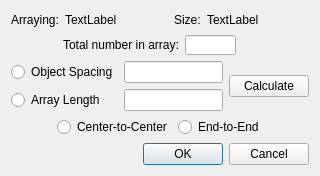
<?xml version="1.0" encoding="UTF-8"?>
<ui version="4.0">
 <class>ArrayLinearDialog</class>
 <widget class="QDialog" name="ArrayLinearDialog">
  <property name="geometry">
   <rect>
    <x>0</x>
    <y>0</y>
    <width>320</width>
    <height>176</height>
   </rect>
  </property>
  <property name="windowTitle">
   <string>Array Linear</string>
  </property>
  <layout class="QGridLayout" name="gridLayout_2">
   <item row="0" column="0">
    <layout class="QHBoxLayout" name="arrayingHorizontalLayout">
     <item>
      <widget class="QLabel" name="arrayingLabel">
       <property name="sizePolicy">
        <sizepolicy hsizetype="Fixed" vsizetype="Fixed">
         <horstretch>0</horstretch>
         <verstretch>0</verstretch>
        </sizepolicy>
       </property>
       <property name="text">
        <string>Arraying:</string>
       </property>
      </widget>
     </item>
     <item>
      <widget class="QLabel" name="arrayingText">
       <property name="text">
        <string>TextLabel</string>
       </property>
      </widget>
     </item>
     <item>
      <widget class="QLabel" name="sizeLabel">
       <property name="sizePolicy">
        <sizepolicy hsizetype="Fixed" vsizetype="Fixed">
         <horstretch>0</horstretch>
         <verstretch>0</verstretch>
        </sizepolicy>
       </property>
       <property name="text">
        <string>Size:</string>
       </property>
      </widget>
     </item>
     <item>
      <widget class="QLabel" name="sizeText">
       <property name="text">
        <string>TextLabel</string>
       </property>
      </widget>
     </item>
    </layout>
   </item>
   <item row="1" column="0">
    <layout class="QHBoxLayout" name="totalNumberInArrayHorizontalLayout">
     <item>
      <spacer name="totalNumberInArrayLeftHorizontalSpacer">
       <property name="orientation">
        <enum>Qt::Horizontal</enum>
       </property>
       <property name="sizeHint" stdset="0">
        <size>
         <width>68</width>
         <height>20</height>
        </size>
       </property>
      </spacer>
     </item>
     <item>
      <widget class="QLabel" name="totalNumberInArrayLabel">
       <property name="sizePolicy">
        <sizepolicy hsizetype="Fixed" vsizetype="Fixed">
         <horstretch>0</horstretch>
         <verstretch>0</verstretch>
        </sizepolicy>
       </property>
       <property name="text">
        <string>Total number in array:</string>
       </property>
      </widget>
     </item>
     <item>
      <widget class="QLineEdit" name="totalNumberInArrayLineEdit">
       <property name="sizePolicy">
        <sizepolicy hsizetype="Fixed" vsizetype="Fixed">
         <horstretch>0</horstretch>
         <verstretch>0</verstretch>
        </sizepolicy>
       </property>
       <property name="maximumSize">
        <size>
         <width>51</width>
         <height>20</height>
        </size>
       </property>
      </widget>
     </item>
     <item>
      <spacer name="totalNumberInArrayRightHorizontalSpacer">
       <property name="orientation">
        <enum>Qt::Horizontal</enum>
       </property>
       <property name="sizeHint" stdset="0">
        <size>
         <width>88</width>
         <height>20</height>
        </size>
       </property>
      </spacer>
     </item>
    </layout>
   </item>
   <item row="2" column="0">
    <layout class="QGridLayout" name="objectSpacingGridLayout">
     <item row="0" column="0">
      <widget class="QRadioButton" name="objectSpacingRadioButton">
       <property name="text">
        <string>Object Spacing</string>
       </property>
       <attribute name="buttonGroup">
        <string>objectSpacingButtonGroup</string>
       </attribute>
      </widget>
     </item>
     <item row="0" column="1">
      <widget class="QLineEdit" name="objectSpacingLineEdit"/>
     </item>
     <item row="0" column="2" rowspan="2">
      <widget class="QPushButton" name="calculatePushButton">
       <property name="text">
        <string>Calculate</string>
       </property>
      </widget>
     </item>
     <item row="1" column="0">
      <widget class="QRadioButton" name="arrayLengthRadioButton">
       <property name="text">
        <string>Array Length</string>
       </property>
       <attribute name="buttonGroup">
        <string>objectSpacingButtonGroup</string>
       </attribute>
      </widget>
     </item>
     <item row="1" column="1">
      <widget class="QLineEdit" name="arrayLengthLineEdit"/>
     </item>
    </layout>
   </item>
   <item row="3" column="0">
    <layout class="QHBoxLayout" name="centerToCenterHorizontalLayout">
     <item>
      <spacer name="centerToCenterLeftHorizontalSpacer">
       <property name="orientation">
        <enum>Qt::Horizontal</enum>
       </property>
       <property name="sizeHint" stdset="0">
        <size>
         <width>40</width>
         <height>20</height>
        </size>
       </property>
      </spacer>
     </item>
     <item>
      <widget class="QRadioButton" name="centerToCenterRadioButton">
       <property name="text">
        <string>Center-to-Center</string>
       </property>
       <attribute name="buttonGroup">
        <string>centerToCenterButtonGroup</string>
       </attribute>
      </widget>
     </item>
     <item>
      <widget class="QRadioButton" name="endToEndRadioButton">
       <property name="text">
        <string>End-to-End</string>
       </property>
       <attribute name="buttonGroup">
        <string>centerToCenterButtonGroup</string>
       </attribute>
      </widget>
     </item>
     <item>
      <spacer name="centerToCenterRightHorizontalSpacer">
       <property name="orientation">
        <enum>Qt::Horizontal</enum>
       </property>
       <property name="sizeHint" stdset="0">
        <size>
         <width>40</width>
         <height>20</height>
        </size>
       </property>
      </spacer>
     </item>
    </layout>
   </item>
   <item row="4" column="0">
    <widget class="QDialogButtonBox" name="okCancelButtonBox">
     <property name="orientation">
      <enum>Qt::Horizontal</enum>
     </property>
     <property name="standardButtons">
      <set>QDialogButtonBox::Cancel|QDialogButtonBox::Ok</set>
     </property>
    </widget>
   </item>
  </layout>
 </widget>
 <resources/>
 <connections>
  <connection>
   <sender>okCancelButtonBox</sender>
   <signal>accepted()</signal>
   <receiver>ArrayLinearDialog</receiver>
   <slot>accept()</slot>
   <hints>
    <hint type="sourcelabel">
     <x>248</x>
     <y>254</y>
    </hint>
    <hint type="destinationlabel">
     <x>157</x>
     <y>274</y>
    </hint>
   </hints>
  </connection>
  <connection>
   <sender>okCancelButtonBox</sender>
   <signal>rejected()</signal>
   <receiver>ArrayLinearDialog</receiver>
   <slot>reject()</slot>
   <hints>
    <hint type="sourcelabel">
     <x>316</x>
     <y>260</y>
    </hint>
    <hint type="destinationlabel">
     <x>286</x>
     <y>274</y>
    </hint>
   </hints>
  </connection>
 </connections>
 <buttongroups>
  <buttongroup name="centerToCenterButtonGroup"/>
  <buttongroup name="objectSpacingButtonGroup"/>
 </buttongroups>
</ui>
